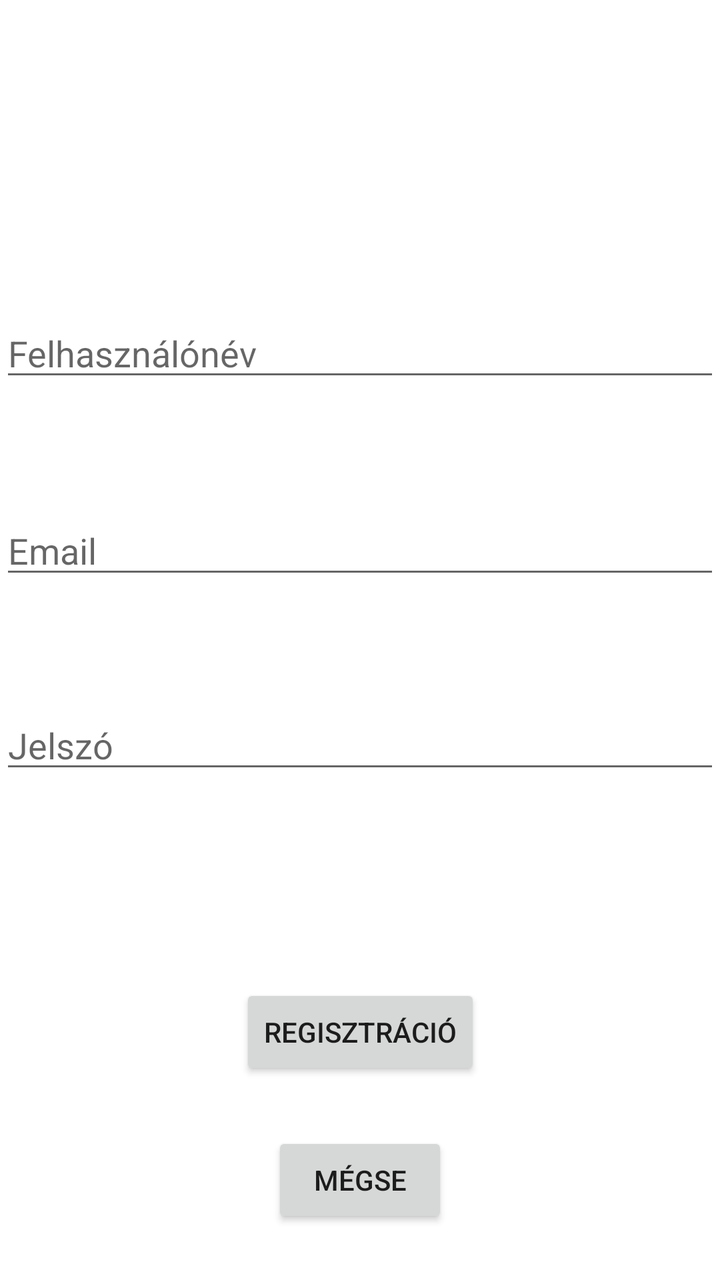
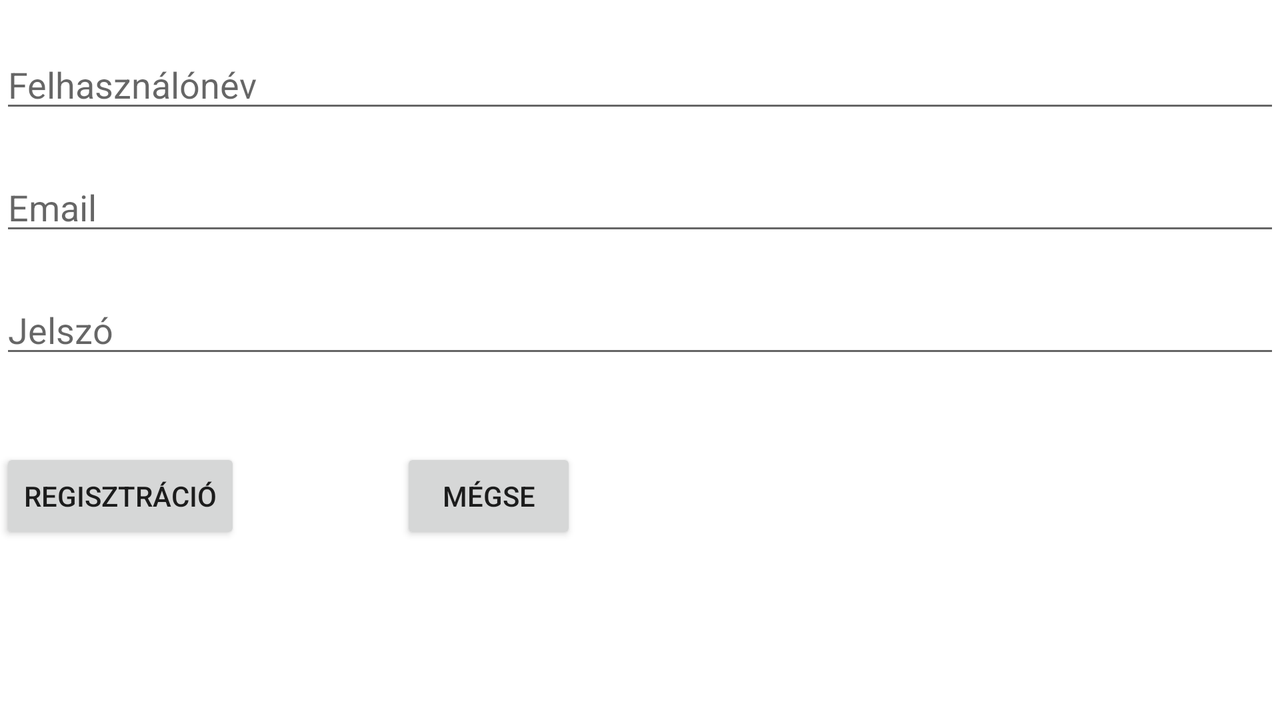

The same Android screen from two of the app's own layout files: first res/layout/ as a phone draws it, then the author's variant for another configuration, drawn on a device whose configuration selects that folder. Both files follow.
<!-- AndroidManifest.xml: application theme Theme.Ekszerwebshop -->
<!-- res/layout/activity_registration.xml -->
<?xml version="1.0" encoding="utf-8"?>
<androidx.constraintlayout.widget.ConstraintLayout xmlns:android="http://schemas.android.com/apk/res/android"
    xmlns:app="http://schemas.android.com/apk/res-auto"
    xmlns:tools="http://schemas.android.com/tools"
    android:layout_width="match_parent"
    android:layout_height="match_parent"
    tools:context=".Registration">

    <EditText
        android:id="@+id/Rusername"
        android:layout_width="match_parent"
        android:layout_height="wrap_content"
        android:ems="10"
        android:hint="@string/username"
        android:inputType="textPersonName"
        app:layout_constraintBottom_toBottomOf="parent"
        app:layout_constraintEnd_toEndOf="parent"
        app:layout_constraintHorizontal_bias="1.0"
        app:layout_constraintStart_toStartOf="parent"
        app:layout_constraintTop_toTopOf="parent"
        app:layout_constraintVertical_bias="0.258" />

    <EditText
        android:id="@+id/Remail"
        android:layout_width="match_parent"
        android:layout_height="wrap_content"
        android:ems="10"
        android:hint="@string/email"
        android:inputType="textEmailAddress"
        app:layout_constraintBottom_toBottomOf="parent"
        app:layout_constraintEnd_toEndOf="parent"
        app:layout_constraintHorizontal_bias="0.0"
        app:layout_constraintStart_toStartOf="parent"
        app:layout_constraintTop_toBottomOf="@+id/Rusername"
        app:layout_constraintVertical_bias="0.142" />

    <EditText
        android:id="@+id/Rpassword"
        android:layout_width="match_parent"
        android:layout_height="wrap_content"
        android:ems="10"
        android:hint="@string/password"
        android:inputType="textPassword"
        app:layout_constraintBottom_toBottomOf="parent"
        app:layout_constraintEnd_toEndOf="parent"
        app:layout_constraintHorizontal_bias="0.0"
        app:layout_constraintStart_toStartOf="parent"
        app:layout_constraintTop_toBottomOf="@+id/Remail"
        app:layout_constraintVertical_bias="0.184" />

    <Button
        android:id="@+id/registration"
        android:layout_width="wrap_content"
        android:layout_height="wrap_content"
        android:text="@string/signup"
        android:onClick="signup"
        app:layout_constraintBottom_toBottomOf="parent"
        app:layout_constraintEnd_toEndOf="parent"
        app:layout_constraintStart_toStartOf="parent"
        app:layout_constraintTop_toBottomOf="@+id/Rpassword" />

    <Button
        android:id="@+id/cancel"
        android:layout_width="wrap_content"
        android:layout_height="wrap_content"
        android:text="@string/cancel"
        android:onClick="cancel"
        app:layout_constraintBottom_toBottomOf="parent"
        app:layout_constraintEnd_toEndOf="parent"
        app:layout_constraintStart_toStartOf="parent"
        app:layout_constraintTop_toBottomOf="@+id/registration" />
</androidx.constraintlayout.widget.ConstraintLayout>
<!-- resources referenced by this layout -->
<resources>
  <string name="cancel">Mégse</string>
  <string name="email">Email</string>
  <string name="password">Jelszó</string>
  <string name="signup">Regisztráció</string>
  <string name="username">Felhasználónév</string>
  <style name="Theme.Ekszerwebshop" parent="Theme.MaterialComponents.DayNight.DarkActionBar">
          
          <item name="colorPrimary">@color/dark_gold</item>
          <item name="colorPrimaryVariant">@color/dark_gold</item>
          <item name="colorOnPrimary">@color/white</item>
          
          <item name="colorSecondary">@color/dark_gold</item>
          <item name="colorSecondaryVariant">@color/dark_gold</item>
          <item name="colorOnSecondary">@color/black</item>
          
          <item name="android:statusBarColor" tools:targetApi="l">?attr/colorPrimaryVariant</item>
          
      </style>
  <color name="dark_gold">#FBCB3D</color>
  <color name="white">#FFFFFFFF</color>
  <color name="black">#FF000000</color>
</resources>
<!-- res/layout-land/activity_registration.xml (the author's variant of the layout above) -->
<!-- drawn on the phone turned sideways -->
<?xml version="1.0" encoding="utf-8"?>
<LinearLayout
    xmlns:android="http://schemas.android.com/apk/res/android"
    xmlns:app="http://schemas.android.com/apk/res-auto"
    xmlns:tools="http://schemas.android.com/tools"
    android:orientation="vertical"
    android:layout_width="match_parent"
    android:layout_height="match_parent"
    tools:context=".Registration" >

    <EditText
        android:id="@+id/Rusername"
        android:layout_width="match_parent"
        android:layout_height="wrap_content"
        android:ems="10"
        android:hint="@string/username"
        android:inputType="textPersonName"
        android:layout_marginTop="20dp"/>

    <EditText
        android:id="@+id/Remail"
        android:layout_width="match_parent"
        android:layout_height="wrap_content"
        android:ems="10"
        android:hint="@string/email"
        android:inputType="textEmailAddress"
        android:layout_marginTop="20dp"/>

    <EditText
        android:id="@+id/Rpassword"
        android:layout_width="match_parent"
        android:layout_height="wrap_content"
        android:ems="10"
        android:hint="@string/password"
        android:inputType="textPassword"
        android:layout_marginTop="20dp"/>

    <LinearLayout
        android:layout_width="match_parent"
        android:layout_height="match_parent"
        android:orientation="horizontal">

        <Button
            android:id="@+id/registration"
            android:layout_width="wrap_content"
            android:layout_height="wrap_content"
            android:layout_marginTop="@dimen/buttonMargin"
            android:layout_marginRight="@dimen/buttonMargin"
            android:onClick="signup"
            android:text="@string/signup" />

        <Button
            android:id="@+id/cancel"
            android:layout_width="wrap_content"
            android:layout_height="wrap_content"
            android:layout_marginTop="@dimen/buttonMargin"
            android:layout_marginLeft="@dimen/buttonMargin"
            android:onClick="cancel"
            android:text="@string/cancel" />
    </LinearLayout>

</LinearLayout>
<!-- resources referenced by the variant -->
<!-- as the phone turned sideways resolves them -->
<resources>
  <dimen name="buttonMargin">40dp</dimen>
  <string name="cancel">Mégse</string>
  <string name="email">Email</string>
  <string name="password">Jelszó</string>
  <string name="signup">Regisztráció</string>
  <string name="username">Felhasználónév</string>
  <style name="Theme.Ekszerwebshop" parent="Theme.MaterialComponents.DayNight.DarkActionBar">
          
          <item name="colorPrimary">@color/dark_gold</item>
          <item name="colorPrimaryVariant">@color/dark_gold</item>
          <item name="colorOnPrimary">@color/white</item>
          
          <item name="colorSecondary">@color/dark_gold</item>
          <item name="colorSecondaryVariant">@color/dark_gold</item>
          <item name="colorOnSecondary">@color/black</item>
          
          <item name="android:statusBarColor" tools:targetApi="l">?attr/colorPrimaryVariant</item>
          
      </style>
  <color name="dark_gold">#FBCB3D</color>
  <color name="white">#FFFFFFFF</color>
  <color name="black">#FF000000</color>
</resources>
